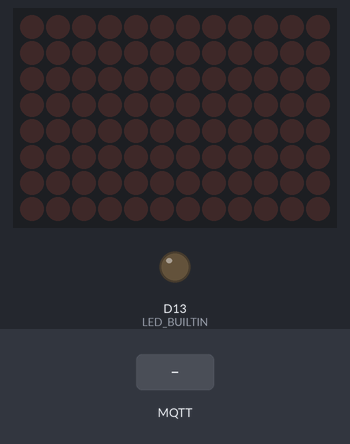
A sketch run on a simulated Arduino Uno R4 WiFi. Parts: 12×8 LED matrix, output pins drawn as LEDs (lit = HIGH). The inputs (shaded band) are chosen by the test bench. WiFi joins after 1.5 s; servers stay silent unless stated; no MQTT or app messages arrive unless stated; what the sketch prints to the serial monitor is not drawn.

Above: at 4.2 s.
4.3 s: MQTT message "on" arrives on the first subscribed topic
At 6.2 s:
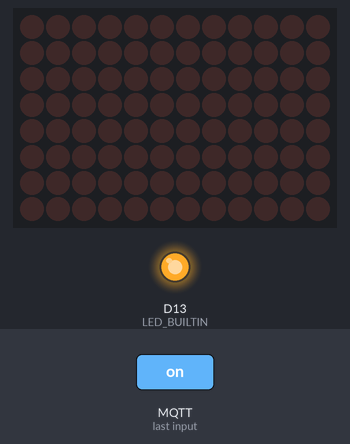
6.5 s: MQTT message "off" arrives on the first subscribed topic
At 7.9 s:
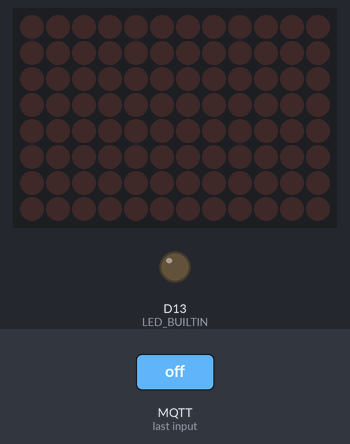
Timing chart, 0 to 9.5 s (numbered marks = the images above; inputs shaded):
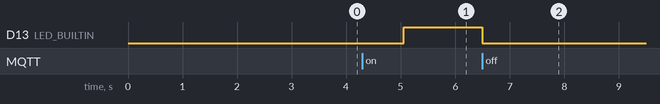

Measured:
- after the input at 4.3 s, D13 (LED_BUILTIN): LOW → HIGH after 0.76 s
- after the input at 6.5 s, D13 (LED_BUILTIN): HIGH → LOW at once

The sketch:

sketch_oct16a.ino
```cpp
#include <WiFiS3.h>
#include <MQTT.h>
#include <Arduino_LED_Matrix.h>

// ==================== Wi-Fi ====================
const char WIFI_SSID[] = "ชื่อ WIFI";
const char WIFI_PASSWORD[] = "รหัส WIFI";

// ==================== MQTT ====================
const char MQTT_BROKER[] = "broker.hivemq.com";
const int MQTT_PORT = 1883;

const char TOPIC_SEND[]    = "it68070131/arduino-uno-r4/send";
const char TOPIC_RECEIVE[] = "it68070131/arduino-uno-r4/receive";
const char TOPIC_STATUS[]  = "it68070131/arduino-uno-r4/status";
const char TOPIC_STATE[]   = "it68070131/arduino-uno-r4/state";

// ==================== Objects ====================
WiFiClient net;
MQTTClient mqtt(2048);
ArduinoLEDMatrix matrix;

uint8_t frame[8][12] = {0};

// ==================== Timers ====================
unsigned long lastWiFiAttempt = 0;
unsigned long lastMQTTAttempt = 0;
unsigned long lastHeartbeat = 0;
unsigned long lastSerialBeat = 0;

const unsigned long WIFI_RETRY_INTERVAL = 10000;
const unsigned long MQTT_RETRY_INTERVAL = 5000;
const unsigned long HEARTBEAT_INTERVAL  = 1000;

// ==================== State ====================
// true เมื่อบอร์ดได้ภาพจริงแล้ว (จาก broker หรือจากเว็บ)
// ก่อนหน้านั้นจะไม่ publish state เพื่อไม่ทับภาพเก่าใน broker
bool matrixHasImage = false;
bool ledIsOn = false;

// ==================== Prototypes ====================
bool wifiReady();
void connectWiFi();
void connectMQTT();
void messageReceived(String &topic, String &payload);
bool applyPixels(const String &payload);
void publishStatus();
void publishState();
void showBlank();

// ==================== Helpers ====================
bool wifiReady() {
  return WiFi.status() == WL_CONNECTED &&
         WiFi.localIP() != IPAddress(0, 0, 0, 0);
}

void setup() {
  Serial.begin(115200);
  delay(1500);

  Serial.println();
  Serial.println("================================");
  Serial.println(" UNO R4 WiFi - Pixel Studio");
  Serial.println("================================");

  pinMode(LED_BUILTIN, OUTPUT);
  digitalWrite(LED_BUILTIN, LOW);

  matrix.begin();
  showBlank();

  if (WiFi.status() == WL_NO_MODULE) {
    Serial.println("ERROR: ไม่พบโมดูล Wi-Fi");
    while (true) { delay(1000); }
  }

  Serial.print("WiFi firmware: ");
  Serial.println(WiFi.firmwareVersion());
  Serial.print("Latest firmware: ");
  Serial.println(WIFI_FIRMWARE_LATEST_VERSION);

  mqtt.begin(MQTT_BROKER, MQTT_PORT, net);
  mqtt.setKeepAlive(30);
  mqtt.setTimeout(5000);
  mqtt.onMessage(messageReceived);

  mqtt.setWill(TOPIC_STATUS, "{\"online\":false}", false, 0);

  connectWiFi();
}

void loop() {
  unsigned long now = millis();

  if (!wifiReady()) {
    if (now - lastWiFiAttempt >= WIFI_RETRY_INTERVAL) {
      connectWiFi();
    }
    delay(2);
    return;
  }

  if (!mqtt.connected()) {
    if (now - lastMQTTAttempt >= MQTT_RETRY_INTERVAL) {
      connectMQTT();
    }
  } else {
    mqtt.loop();
  }

  now = millis();
  if (mqtt.connected() && now - lastHeartbeat >= HEARTBEAT_INTERVAL) {
    lastHeartbeat = now;
    publishStatus();
    publishState();   // ส่งเมื่อมีภาพจริงแล้วเท่านั้น

    if (now - lastSerialBeat >= 5000) {
      lastSerialBeat = now;
      Serial.print("Heartbeat OK, uptime = ");
      Serial.print(now / 1000);
      Serial.print(" s, image = ");
      Serial.println(matrixHasImage ? "yes" : "waiting");
    }
  }

  delay(2);
}

// ==================== Wi-Fi ====================
void connectWiFi() {
  lastWiFiAttempt = millis();

  Serial.print("Connecting to Wi-Fi: ");
  Serial.println(WIFI_SSID);

  WiFi.begin(WIFI_SSID, WIFI_PASSWORD);

  unsigned long start = millis();

  while (!wifiReady() && millis() - start < 30000) {
    delay(250);
    Serial.print(".");
  }

  Serial.println();

  if (wifiReady()) {
    Serial.println("Wi-Fi connected!");
    Serial.print("IP address: ");
    Serial.println(WiFi.localIP());
    Serial.print("Signal (RSSI): ");
    Serial.print(WiFi.RSSI());
    Serial.println(" dBm");
  } else {
    Serial.println("Wi-Fi/DHCP FAILED.");
    Serial.print("WiFi status code = ");
    Serial.println(WiFi.status());
    Serial.print("IP = ");
    Serial.println(WiFi.localIP());
    Serial.println("เช็ก: รหัส Wi-Fi, 2.4GHz, DHCP ของ router");
    Serial.println("Will retry automatically.");
  }
}

// ==================== MQTT ====================
void connectMQTT() {
  lastMQTTAttempt = millis();

  if (!wifiReady()) {
    return;
  }

  char clientId[48];
  snprintf(
    clientId,
    sizeof(clientId),
    "UNO-R4-PixelStudio-%08lX",
    (unsigned long)millis()
  );

  Serial.print("Connecting to MQTT broker... ");

  if (mqtt.connect(clientId)) {
    Serial.println("connected!");

    // subscribe ทั้งสอง topic: broker จะส่งภาพ retained ล่าสุดมาให้ทันที
    // แม้ไม่มีใครเปิดเว็บค้างไว้
    bool ok1 = mqtt.subscribe(TOPIC_RECEIVE);
    bool ok2 = mqtt.subscribe(TOPIC_STATE);

    if (ok1 && ok2) {
      Serial.println("Subscribed. Pulling last image from broker...");
    } else {
      Serial.println("Subscribe failed.");
    }

    publishStatus();
    mqtt.publish(TOPIC_SEND, "online");
  } else {
    Serial.print("FAILED. lastError = ");
    Serial.print(mqtt.lastError());
    Serial.print(", returnCode = ");
    Serial.println(mqtt.returnCode());
    Serial.println("ถ้าเจอซ้ำ ๆ: เครือข่ายอาจบล็อกพอร์ต 1883 ลองใช้ hotspot มือถือ");
  }
}

// ==================== Incoming MQTT ====================
void messageReceived(String &topic, String &payload) {

  // ---- ภาพ/สถานะเก่าที่ broker เก็บไว้: ใช้กู้ภาพตอนบูตเท่านั้น ----
  if (topic == TOPIC_STATE) {
    if (matrixHasImage) return;   // มีภาพแล้ว ไม่ต้องรับจาก state อีก

    if (applyPixels(payload)) {
      if (payload.indexOf("\"led\":true") >= 0) {
        ledIsOn = true;
        digitalWrite(LED_BUILTIN, HIGH);
      } else if (payload.indexOf("\"led\":false") >= 0) {
        ledIsOn = false;
        digitalWrite(LED_BUILTIN, LOW);
      }

      Serial.println("Restored image from broker (state).");
      publishState();
    }
    return;
  }

  if (topic != TOPIC_RECEIVE) {
    return;
  }

  if (payload == "on") {
    digitalWrite(LED_BUILTIN, HIGH);
    ledIsOn = true;
    mqtt.publish(TOPIC_SEND, "LED_BUILTIN_ON");
    publishState();
    return;
  }

  if (payload == "off") {
    digitalWrite(LED_BUILTIN, LOW);
    ledIsOn = false;
    mqtt.publish(TOPIC_SEND, "LED_BUILTIN_OFF");
    publishState();
    return;
  }

  if (payload == "sync") {
    publishState();
    return;
  }

  if (payload.indexOf("\"pixels\"") >= 0) {
    bool firstImage = !matrixHasImage;

    if (applyPixels(payload)) {
      if (firstImage) {
        Serial.println("Restored image from broker (receive).");
      }
      mqtt.publish(TOPIC_SEND, "image_received");
      publishState();
    } else {
      Serial.println("Invalid image payload.");
      mqtt.publish(TOPIC_SEND, "image_error");
    }
  }
}

// ==================== Parse 96 Pixels ====================
bool applyPixels(const String &payload) {
  int keyPosition = payload.indexOf("\"pixels\"");
  if (keyPosition < 0) return false;

  int start = payload.indexOf('[', keyPosition);
  if (start < 0) return false;

  int end = payload.indexOf(']', start);
  if (end < 0) return false;

  uint8_t newFrame[8][12] = {0};

  int count = 0;
  int position = start + 1;

  while (position < end) {
    char c = payload.charAt(position);

    if (c == ' ' || c == '\n' || c == '\r' || c == '\t' || c == ',') {
      position++;
      continue;
    }

    if (c != '0' && c != '1') return false;
    if (count >= 96) return false;

    newFrame[count / 12][count % 12] = (c == '1') ? 1 : 0;

    count++;
    position++;
  }

  if (count != 96) return false;

  memcpy(frame, newFrame, sizeof(frame));
  matrix.renderBitmap(frame, 8, 12);

  matrixHasImage = true;
  return true;
}

// ==================== Blank Matrix ====================
void showBlank() {
  memset(frame, 0, sizeof(frame));
  matrix.renderBitmap(frame, 8, 12);
  matrixHasImage = false;
}

// ==================== Status ====================
void publishStatus() {
  if (!mqtt.connected()) return;

  IPAddress ip = WiFi.localIP();

  char statusPayload[160];

  snprintf(
    statusPayload,
    sizeof(statusPayload),
    "{\"online\":true,\"uptime\":%lu,\"ip\":\"%u.%u.%u.%u\"}",
    (unsigned long)(millis() / 1000),
    ip[0], ip[1], ip[2], ip[3]
  );

  mqtt.publish(TOPIC_STATUS, statusPayload);
}

// ==================== State (retained) ====================
// ถ้ายังไม่ได้ภาพจริง จะไม่ publish อะไรเลย เพื่อไม่ทับภาพเก่าที่ broker เก็บไว้
void publishState() {
  if (!mqtt.connected()) return;
  if (!matrixHasImage) return;

  char buffer[384];
  int len = snprintf(buffer, sizeof(buffer), "{\"pixels\":[");

  for (int i = 0; i < 96; i++) {
    len += snprintf(
      buffer + len,
      sizeof(buffer) - len,
      "%s%d",
      (i == 0) ? "" : ",",
      frame[i / 12][i % 12] ? 1 : 0
    );
  }

  snprintf(
    buffer + len,
    sizeof(buffer) - len,
    "],\"led\":%s}",
    ledIsOn ? "true" : "false"
  );

  mqtt.publish(TOPIC_STATE, buffer, true, 0);
}
```
